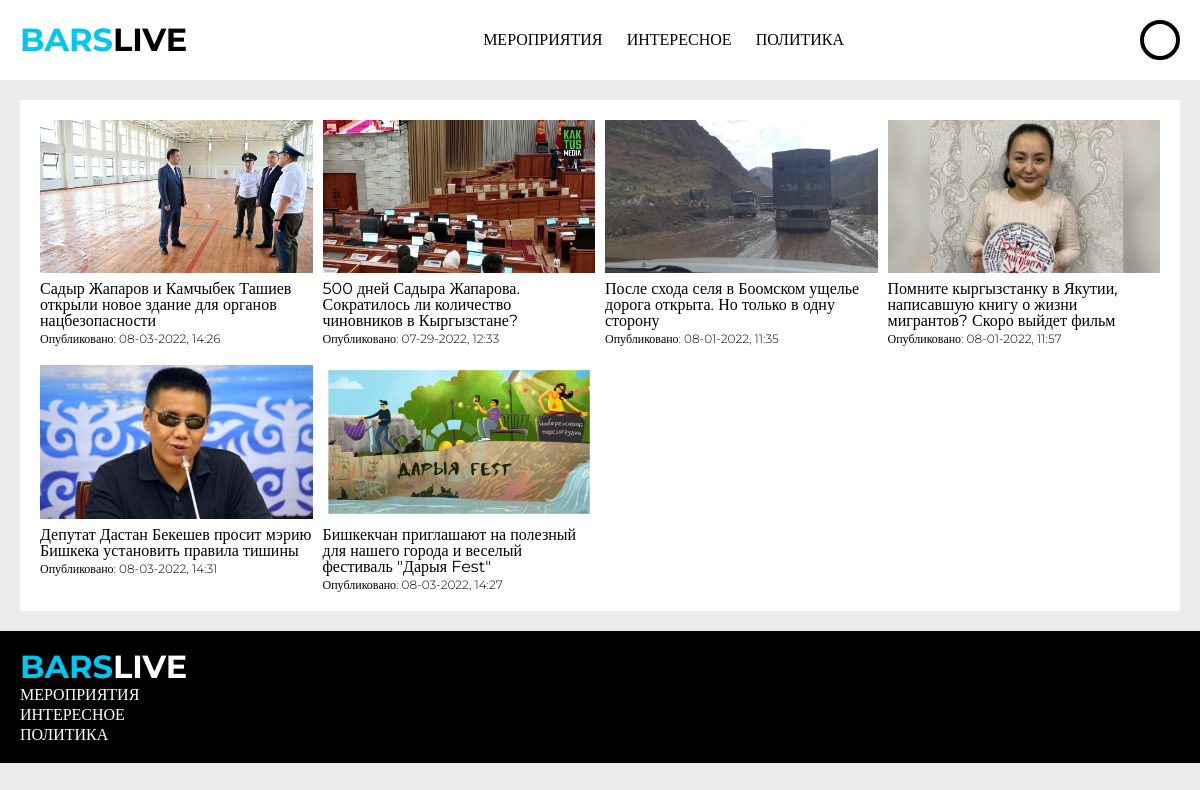
The page / on the database its author committed.
### glav/models.py (models this page shows, shortened)
class Category(models.Model):
    name = models.CharField(max_length = 255)
    slug = models.SlugField(unique = True, db_index = True)
    def get_ablsolute_url(self):
        return reverse('show_cat', kwargs = {'cat_slug': self.slug})

class News(models.Model):
    title = models.CharField(max_length = 255)
    slug = models.SlugField(unique = True)
    text = models.TextField(blank = True)
    image = models.ImageField(upload_to = 'news_images/%y/%m/%d')
    views = models.IntegerField(default = 0)
    upload_time = models.DateTimeField(auto_now_add = True)
    update_time = models.DateTimeField(auto_now = True)
    cat = models.ForeignKey('Category', on_delete = models.PROTECT)
    def get_ablosute_url(self):
        return reverse('show_item', kwargs = {'item_slug': self.slug})
    class Meta:
        ordering = ['upload_time']

### glav/views.py (the view)
# urls.py: 2. Add a URL to urlpatterns:  path('', Home.as_view(), name='home')
class Home(DataMixin, ListView):
    model = News
    template_name = 'glav/home.html'
    context_object_name = 'news'
    def get_context_data(self, **kwargs):
        context = super().get_context_data(**kwargs)
        c_cont = self.get_user_context(
            title = 'Главное меню'
        )
        context.update(c_cont)
        return context
    def get_queryset(self):
        return News.objects.order_by('-views')

### glav/templatetags/glav_tags.py (called while the page is built)
@register.inclusion_tag('glav/z_header.html')
def header(links, cat_selected, user):
    return {'links': links, 'cat_selected': cat_selected, 'user': user}

@register.inclusion_tag('glav/z_footer.html')
def footer(links):
    return {'links': links}

@register.inclusion_tag('glav/z_item_card.html')
def item_card(news):
    return {'news': news}

### glav/utils.py (called while the page is built)
    def get_user_context(self, **kwargs):
        context = kwargs
        context.update({
            'links': links,
            'cat_selected': context['cat_selected'] if 'cat_selected' in context else 0,
            'user': self.request.user
        })
        return context

### glav/templates/glav/home.html
{% extends 'glav/base.html' %}
{% load static %}
{% load glav_tags %}
{% block style_link %}<link rel="stylesheet" href="{% static 'glav/css/home.css' %}">{% endblock %}
{% block content %}
<section class="home">
    <div class="container">
        <div class="home__block">
            <div class="home__grid grid">
                {% for n in news %}
                    {% item_card n %}
                {% endfor %}
            </div>
        </div>
    </div>
</section>
{% endblock %}

### glav/templates/glav/base.html (shortened to what this page needs)
{% load glav_tags %}
<!DOCTYPE html>
<html lang="en">
<head>
    {% block style_link %}{% endblock %}
</head>
<body>
    {% header links cat_selected user %}
    {% block content %}
    {% endblock %}
    {% footer links %}
</body>
</html>

### glav/templates/glav/z_header.html (shortened to what this page needs)
<header class="header">
    <div class="container">
        <div class="header__wrapper">
            <a href="{% url 'home' %}" class="header__logo logo">BARS<span>LIVE</span></a>
            <nav class="header__nav nav">
                {% for link in links %}
                <a href="{{ link.get_ablsolute_url }}" class="nav__link text-hover {% if cat_selected == link.pk %}_selected{% endif %}">{{ link.name }}</a>
                {% endfor %}
            </nav>
            <a href="{% if user.is_authenticated %}{% url 'profile' %}{% else %}{% url 'login' %}{% endif %}" class="header__log">
                <div class="header__look {% if user.is_authenticated %}logged{% endif %}"></div>
            </a>
        </div>
    </div>
</header>

### glav/templates/glav/z_item_card.html
<div class="card">
    <div class="card__image" style="background-image: url('{{ news.image.url }}');"><div></div></div>
    <a href="{{ news.get_ablosute_url }}"><p class="card__title text-hover">{{ news.title }}</p></a>
    <p class="card__date">Опубликовано: {{ news.upload_time | date:'m-d-Y, H:i'}}</p>
</div>

### glav/templates/glav/z_footer.html
<footer class="footer">
    <div class="container">
        <div class="footer__body">
            <a href="{% url 'home' %}" class="header__logo logo-onblack">BARS<span>LIVE</span></a>
            {% for link in links %}
                <a href="{{ link.get_ablsolute_url }}" class="footer__link text-hover">{{ link.name }}</a>
            {% endfor %}
        </div>
    </div>
</footer>

### glav/static/glav/css/home.css (style rules this page uses)
.home { margin: 1.25rem 0 0 0; }
.home__block { padding: 1.25rem; background-color: #fff; }

### glav/static/glav/css/z_null.css (style rules this page uses)
* { padding: 0; margin: 0; border: 0; }
*, *:before, *:after { -webkit-box-sizing: border-box; box-sizing: border-box; }
nav, footer, header, aside { display: block; }
html, body { height: 100%; width: 100%; font-size: 100%; line-height: 1; font-size: 16px; -ms-text-size-adjust: 100%; -moz-text-size-adjust: 100%; -webkit-text-size-adjust: 100%; font-family: "Montserrat"; background-color: #EBEBEB; }
a, a:visited { text-decoration: none; }
.container { max-width: 1210px; padding: 0 20px; margin: 0 auto; }
.logo { color: #00C7F2; font-size: 2rem; font-weight: bold; -webkit-user-select: none; -moz-user-select: none; -ms-user-select: none; user-select: none; }
.logo span { color: black; }
.logo-onblack { color: #00C7F2; font-size: 2rem; font-weight: bold; -webkit-user-select: none; -moz-user-select: none; -ms-user-select: none; user-select: none; }
.logo-onblack span { color: white; }
.text-hover { -webkit-transition: 0.3s ease-out; transition: 0.3s ease-out; }
.grid { display: -ms-grid; display: grid; -ms-grid-rows: auto; -ms-grid-columns: 1fr 0.625rem 1fr 0.625rem 1fr 0.625rem 1fr; grid-template: auto/repeat(4, 1fr); gap: 1.25rem 0.625rem; }

### glav/static/glav/css/z_header.css (style rules this page uses)
.header { width: 100%; padding: 1.25rem 0; background: #fff; }
.header__wrapper { display: -webkit-box; display: -ms-flexbox; display: flex; -webkit-box-align: center; -ms-flex-align: center; align-items: center; -webkit-box-pack: justify; -ms-flex-pack: justify; justify-content: space-between; }
.header__look { width: 2.5rem; height: 2.5rem; border: 0.25rem solid #000; border-radius: 50%; }
.nav__link { font-size: 1rem; color: black; margin: 0 0 0 1.25rem; font-weight: 500; text-transform: uppercase; }
.nav__link:first-child { margin: 0; }

### glav/static/glav/css/z_footer.css (style rules this page uses)
.footer { background-color: #000; padding: 1.25rem 0; margin: 1.25rem 0 0 0; }
.footer__body { display: -webkit-box; display: -ms-flexbox; display: flex; -webkit-box-orient: vertical; -webkit-box-direction: normal; -ms-flex-direction: column; flex-direction: column; }
.footer__link { -ms-flex-item-align: self-start; -ms-grid-row-align: self-start; align-self: self-start; font-size: 1rem; color: #fff; font-weight: 500; text-transform: uppercase; margin: 0.25rem 0 0 0; }

### glav/static/glav/css/z_item_card.css (style rules this page uses)
.card__image { width: 100%; background-color: black; background-repeat: no-repeat; background-position: 50% 50%; background-size: cover; }
.card__image div { padding: 56.25% 0 0 0; }
.card__title { margin: 0.5rem 0 0 0; color: #000; }
.card__date { font-weight: 300; margin: 0.25rem 0 0 0; font-size: 0.75rem; }

### rows shown on the page
Category: name "МЕРОПРИЯТИЯ"
Category: name "ИНТЕРЕСНОЕ"
Category: name "ПОЛИТИКА"
News: image (picture), title "Садыр Жапаров и Камчыбек Ташиев открыли новое здание для органов нацбезопасности", upload_time "08-03-2022, 14:26"
News: image (picture), title "500 дней Садыра Жапарова. Сократилось ли количество чиновников в Кыргызстане?", upload_time "07-29-2022, 12:33"
News: image (picture), title "После схода селя в Боомском ущелье дорога открыта. Но только в одну сторону", upload_time "08-01-2022, 11:35"
News: image (picture), title "Помните кыргызстанку в Якутии, написавшую книгу о жизни мигрантов? Скоро выйдет фильм", upload_time "08-01-2022, 11:57"
News: image (picture), title "Депутат Дастан Бекешев просит мэрию Бишкека установить правила тишины", upload_time "08-03-2022, 14:31"
News: image (picture), title "Бишкекчан приглашают на полезный для нашего города и веселый фестиваль \"Дарыя Fest\"", upload_time "08-03-2022, 14:27"
